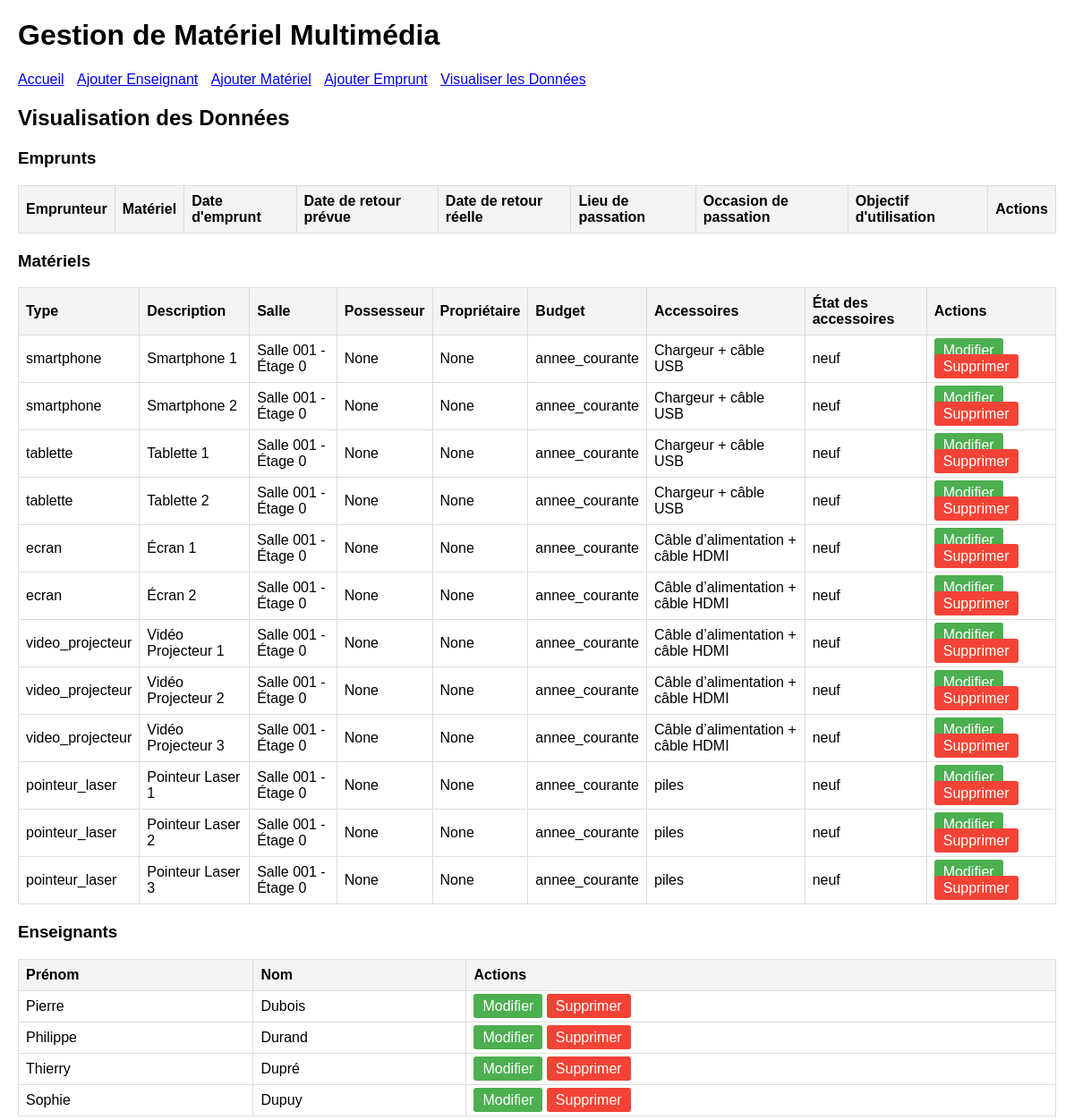
Page /gestion_materiel/visualisation/ (upper part) on the earlier database version.
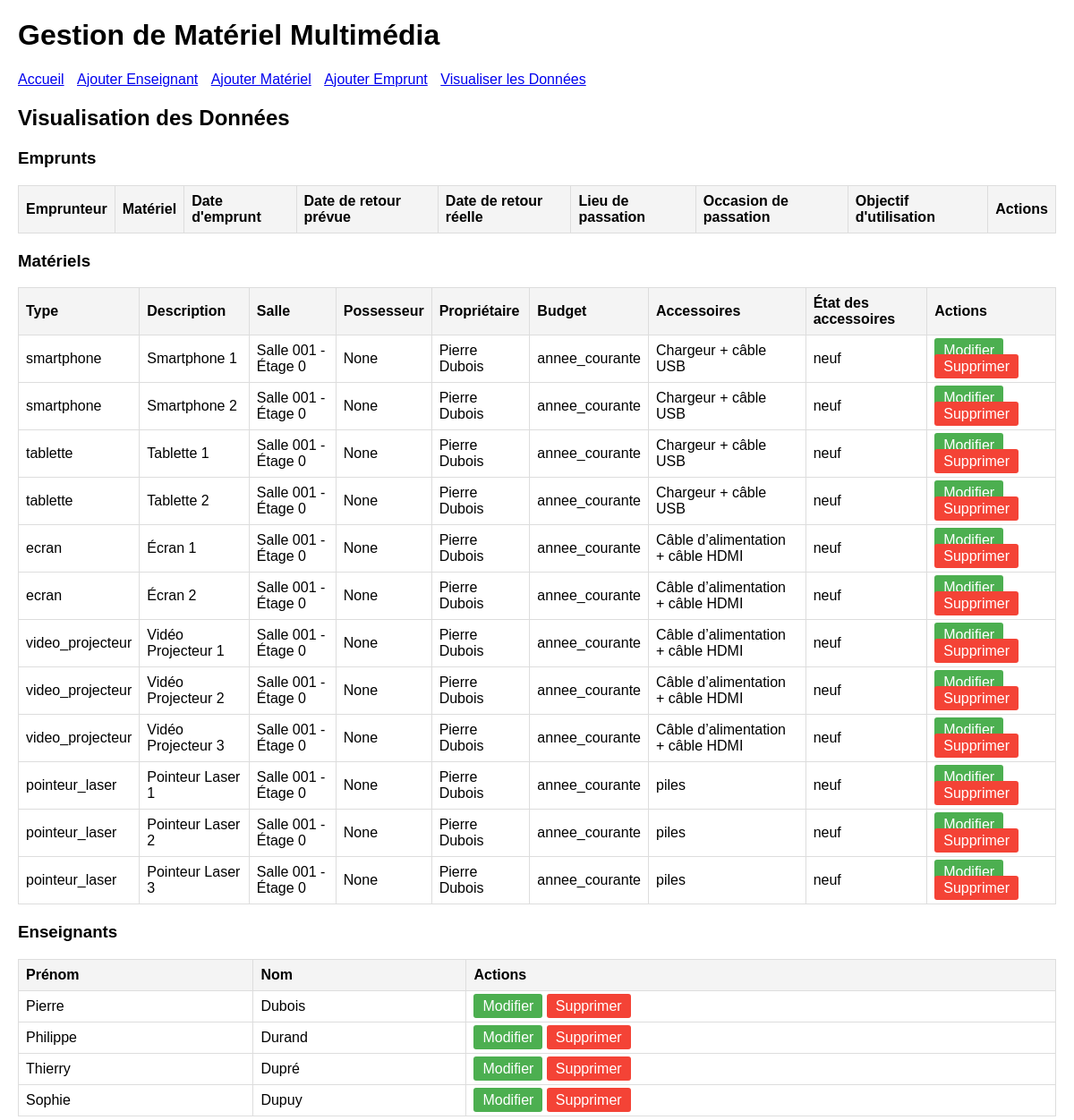
Same page on the later database version.
### gestion_materiel/models.py (models this page shows, shortened)
class Materiel(models.Model):
    TYPE_CHOICES = [
        ('smartphone', 'Smartphone'),
        ('tablette', 'Tablette'),
        ('ecran', 'Écran'),
        ('video_projecteur', 'Vidéo Projecteur'),
        ('pointeur_laser', 'Pointeur Laser')
    ]
    BUDGET_CHOICES = [
        ('annee_courante', "Budget de l'année courante"),
        ('projets', 'Budget projets'),
        ('financements_exceptionnels', 'Budget financements exceptionnels')
    ]
    type = models.CharField(max_length=20, choices=TYPE_CHOICES)
    description = models.TextField()
    salle = models.ForeignKey(Salle, on_delete=models.SET_NULL, null=True, related_name='materiels', default=1)
    possesseur = models.ForeignKey(Enseignant, on_delete=models.SET_NULL, null=True, blank=True, related_name='materiels_possedes')
    proprietaire = models.ForeignKey(Enseignant, on_delete=models.SET_NULL, null=True, related_name='proprietaire_materiel', default=1)
    accessoires = models.TextField()
    date_acquisition = models.DateField()
    budget = models.CharField(max_length=30, choices=BUDGET_CHOICES, default='annee_courante')
    etat_accessoires = models.TextField()

class Salle(models.Model):
    numero = models.CharField(max_length=10)
    etage = models.IntegerField()
    def __str__(self):
        return f"Salle {self.numero} - Étage {self.etage}"

class Enseignant(models.Model):
    nom = models.CharField(max_length=100)
    prenom = models.CharField(max_length=100)
    def __str__(self):
        return f"{self.prenom} {self.nom}"

### gestion_materiel/views.py (the view)
# urls.py: path('visualisation/', visualisation, name='visualisation'),
def visualisation(request):
    enseignants = Enseignant.objects.all()
    salles = Salle.objects.all()
    materiels = Materiel.objects.all()
    emprunts = Emprunt.objects.all()
    context = {
        'enseignants': enseignants,
        'salles': salles,
        'materiels': materiels,
        'emprunts': emprunts,
    }
    return render(request, 'visualisation.html', context)

### gestion_materiel/templates/visualisation.html (shortened to what this page needs)
{% extends 'base_generic.html' %}
{% block content %}
  <h2>Visualisation des Données</h2>
  <h3>Emprunts</h3>
  <table>
    <thead>
      <tr>
        <th>Emprunteur</th>
        <th>Matériel</th>
        <th>Date d'emprunt</th>
        <th>Date de retour prévue</th>
        <th>Date de retour réelle</th>
        <th>Lieu de passation</th>
        <th>Occasion de passation</th>
        <th>Objectif d'utilisation</th>
        <th>Actions</th>
      </tr>
    </thead>
  </table>
  <h3>Matériels</h3>
  <table>
    <thead>
      <tr>
        <th>Type</th>
        <th>Description</th>
        <th>Salle</th>
        <th>Possesseur</th>
        <th>Propriétaire</th>
        <th>Budget</th>
        <th>Accessoires</th>
        <th>État des accessoires</th>
        <th>Actions</th>
      </tr>
    </thead>
    <tbody>
      {% for materiel in materiels %}
        <tr>
          <td>{{ materiel.type }}</td>
          <td>{{ materiel.description }}</td>
          <td>{{ materiel.salle }}</td>
          <td>{{ materiel.possesseur }}</td>
          <td>{{ materiel.proprietaire }}</td>
          <td>{{ materiel.budget }}</td>
          <td>{{ materiel.accessoires }}</td>
          <td>{{ materiel.etat_accessoires }}</td>
          <td>
            <a class="btn btn-edit" href="{% url 'modifier_materiel' materiel.id %}">Modifier</a>
            <a class="btn btn-delete" href="{% url 'supprimer_materiel' materiel.id %}">Supprimer</a>
          </td>
        </tr>
      {% endfor %}
    </tbody>
  </table>
  <h3>Enseignants</h3>
  <table>
    <thead>
      <tr>
        <th>Prénom</th>
        <th>Nom</th>
        <th>Actions</th>
      </tr>
    </thead>
    <tbody>
      {% for enseignant in enseignants %}
        <tr>
          <td>{{ enseignant.prenom }}</td>
          <td>{{ enseignant.nom }}</td>
          <td>
            <a class="btn btn-edit" href="{% url 'modifier_enseignant' enseignant.id %}">Modifier</a>
            <a class="btn btn-delete" href="{% url 'supprimer_enseignant' enseignant.id %}">Supprimer</a>
          </td>
        </tr>
      {% endfor %}
    </tbody>
  </table>
{% endblock %}

### gestion_materiel/templates/base_generic.html (shortened to what this page needs)
<!DOCTYPE html>
<html>
<head>
</head>
<body>
    <header>
        <h1>Gestion de Matériel Multimédia</h1>
        <nav>
            <ul>
                <li><a href="{% url 'home' %}">Accueil</a></li>
                <li><a href="{% url 'ajouter_enseignant' %}">Ajouter Enseignant</a></li>
                <li><a href="{% url 'ajouter_materiel' %}">Ajouter Matériel</a></li>
                <li><a href="{% url 'ajouter_emprunt' %}">Ajouter Emprunt</a></li>
                <li><a href="{% url 'visualisation' %}">Visualiser les Données</a></li>
            </ul>
        </nav>
    </header>
    <main>
        {% block content %}
        {% endblock %}
    </main>
</body>
</html>

### gestion_materiel/templates/base_generic.html (style rules this page uses)
body { font-family: Arial, sans-serif; margin: 20px; }
header { margin-bottom: 20px; }
nav ul { list-style-type: none; padding: 0; }
nav ul li { display: inline; margin-right: 10px; }
table { width: 100%; border-collapse: collapse; margin-bottom: 20px; }
table, th, td { border: 1px solid #ddd; }
th, td { padding: 8px; text-align: left; }
th { background-color: #f4f4f4; }
.btn { padding: 5px 10px; text-decoration: none; color: white; border-radius: 3px; }
.btn-edit { background-color: #4CAF50; }
.btn-delete { background-color: #f44336; }

Differences in the rows shown:
changed Materiel "Smartphone 1": proprietaire "None" → "Pierre Dubois"
changed Materiel "Smartphone 2": proprietaire "None" → "Pierre Dubois"
changed Materiel "Tablette 1": proprietaire "None" → "Pierre Dubois"
changed Materiel "Tablette 2": proprietaire "None" → "Pierre Dubois"
changed Materiel "Écran 1": proprietaire "None" → "Pierre Dubois"
changed Materiel "Écran 2": proprietaire "None" → "Pierre Dubois"
changed Materiel "Vidéo Projecteur 1": proprietaire "None" → "Pierre Dubois"
changed Materiel "Vidéo Projecteur 2": proprietaire "None" → "Pierre Dubois"
changed Materiel "Vidéo Projecteur 3": proprietaire "None" → "Pierre Dubois"
changed Materiel "Pointeur Laser 1": proprietaire "None" → "Pierre Dubois"
changed Materiel "Pointeur Laser 2": proprietaire "None" → "Pierre Dubois"
changed Materiel "Pointeur Laser 3": proprietaire "None" → "Pierre Dubois"
